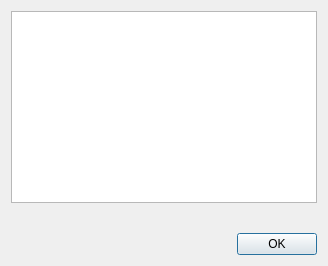
<?xml version="1.0" encoding="UTF-8"?>
<ui version="4.0">
 <class>SlicerParametersUI</class>
 <widget class="QDialog" name="SlicerParametersUI">
  <property name="geometry">
   <rect>
    <x>0</x>
    <y>0</y>
    <width>328</width>
    <height>266</height>
   </rect>
  </property>
  <property name="sizePolicy">
   <sizepolicy hsizetype="MinimumExpanding" vsizetype="MinimumExpanding">
    <horstretch>0</horstretch>
    <verstretch>0</verstretch>
   </sizepolicy>
  </property>
  <property name="windowTitle">
   <string>Slicer Parameters</string>
  </property>
  <property name="windowIcon">
   <iconset resource="main_resources.qrc">
    <normaloff>:/res/ball.ico</normaloff>:/res/ball.ico</iconset>
  </property>
  <layout class="QGridLayout" name="gridLayout">
   <item row="0" column="0" colspan="2">
    <widget class="QTableView" name="lstParams"/>
   </item>
   <item row="1" column="0">
    <spacer name="verticalSpacer">
     <property name="orientation">
      <enum>Qt::Vertical</enum>
     </property>
     <property name="sizeHint" stdset="0">
      <size>
       <width>20</width>
       <height>21</height>
      </size>
     </property>
    </spacer>
   </item>
   <item row="2" column="1">
    <widget class="QDialogButtonBox" name="buttonBox">
     <property name="orientation">
      <enum>Qt::Horizontal</enum>
     </property>
     <property name="standardButtons">
      <set>QDialogButtonBox::Ok</set>
     </property>
    </widget>
   </item>
  </layout>
 </widget>
 <resources>
  <include location="main_resources.qrc"/>
 </resources>
 <connections>
  <connection>
   <sender>buttonBox</sender>
   <signal>accepted()</signal>
   <receiver>SlicerParametersUI</receiver>
   <slot>accept()</slot>
   <hints>
    <hint type="sourcelabel">
     <x>248</x>
     <y>254</y>
    </hint>
    <hint type="destinationlabel">
     <x>157</x>
     <y>274</y>
    </hint>
   </hints>
  </connection>
  <connection>
   <sender>buttonBox</sender>
   <signal>rejected()</signal>
   <receiver>SlicerParametersUI</receiver>
   <slot>reject()</slot>
   <hints>
    <hint type="sourcelabel">
     <x>316</x>
     <y>260</y>
    </hint>
    <hint type="destinationlabel">
     <x>286</x>
     <y>274</y>
    </hint>
   </hints>
  </connection>
 </connections>
</ui>
